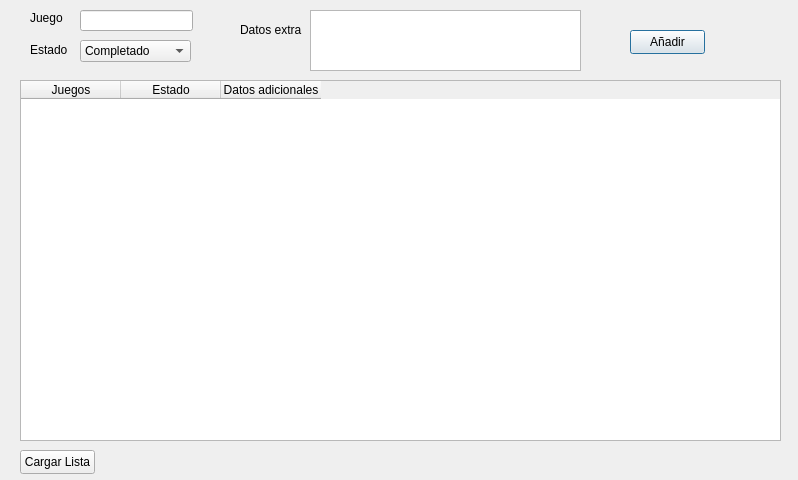
<?xml version="1.0" encoding="UTF-8"?>
<ui version="4.0">
 <class>Dialog</class>
 <widget class="QDialog" name="Dialog">
  <property name="geometry">
   <rect>
    <x>0</x>
    <y>0</y>
    <width>798</width>
    <height>480</height>
   </rect>
  </property>
  <property name="windowTitle">
   <string>Dialog</string>
  </property>
  <widget class="QTableWidget" name="table">
   <property name="geometry">
    <rect>
     <x>20</x>
     <y>80</y>
     <width>761</width>
     <height>361</height>
    </rect>
   </property>
   <column>
    <property name="text">
     <string>Juegos</string>
    </property>
   </column>
   <column>
    <property name="text">
     <string>Estado</string>
    </property>
   </column>
   <column>
    <property name="text">
     <string>Datos adicionales</string>
    </property>
   </column>
  </widget>
  <widget class="QLineEdit" name="lineEdit">
   <property name="geometry">
    <rect>
     <x>80</x>
     <y>10</y>
     <width>113</width>
     <height>21</height>
    </rect>
   </property>
  </widget>
  <widget class="QComboBox" name="comboBox">
   <property name="geometry">
    <rect>
     <x>80</x>
     <y>40</y>
     <width>111</width>
     <height>22</height>
    </rect>
   </property>
   <item>
    <property name="text">
     <string>Completado</string>
    </property>
   </item>
   <item>
    <property name="text">
     <string>Algun dia</string>
    </property>
   </item>
   <item>
    <property name="text">
     <string>Nuevo</string>
    </property>
   </item>
   <item>
    <property name="text">
     <string>Jugando</string>
    </property>
   </item>
   <item>
    <property name="text">
     <string>Pendiente</string>
    </property>
   </item>
  </widget>
  <widget class="QLabel" name="label">
   <property name="geometry">
    <rect>
     <x>30</x>
     <y>10</y>
     <width>49</width>
     <height>16</height>
    </rect>
   </property>
   <property name="text">
    <string>Juego</string>
   </property>
  </widget>
  <widget class="QLabel" name="label_2">
   <property name="geometry">
    <rect>
     <x>240</x>
     <y>20</y>
     <width>81</width>
     <height>20</height>
    </rect>
   </property>
   <property name="text">
    <string>Datos extra</string>
   </property>
  </widget>
  <widget class="QLabel" name="label_3">
   <property name="geometry">
    <rect>
     <x>30</x>
     <y>40</y>
     <width>41</width>
     <height>20</height>
    </rect>
   </property>
   <property name="text">
    <string>Estado</string>
   </property>
  </widget>
  <widget class="QTextEdit" name="textEdit">
   <property name="geometry">
    <rect>
     <x>310</x>
     <y>10</y>
     <width>271</width>
     <height>61</height>
    </rect>
   </property>
  </widget>
  <widget class="QPushButton" name="pushButton">
   <property name="geometry">
    <rect>
     <x>630</x>
     <y>30</y>
     <width>75</width>
     <height>24</height>
    </rect>
   </property>
   <property name="text">
    <string>Añadir</string>
   </property>
  </widget>
  <widget class="QPushButton" name="pushButton_2">
   <property name="geometry">
    <rect>
     <x>20</x>
     <y>450</y>
     <width>75</width>
     <height>24</height>
    </rect>
   </property>
   <property name="text">
    <string>Cargar Lista</string>
   </property>
  </widget>
 </widget>
 <resources/>
 <connections/>
</ui>
